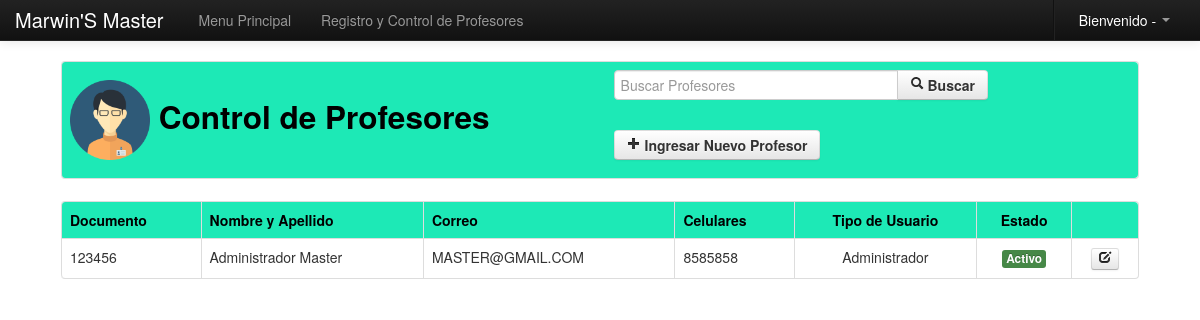
The page /Modulos/Profesor/index.php on the database its author committed.
### tables this page shows
CREATE TABLE IF NOT EXISTS `profesor` (
`id` int(11) NOT NULL,
  `nom` varchar(255) NOT NULL,
  `ape` varchar(255) NOT NULL,
  `doc` varchar(255) NOT NULL,
  `con` varchar(255) NOT NULL,
  `fecha` date NOT NULL,
  `dir` varchar(255) NOT NULL,
  `tel` varchar(255) NOT NULL,
  `cel` varchar(255) NOT NULL,
  `correo` varchar(255) NOT NULL,
  `especialidad` varchar(255) NOT NULL,
  `estado` varchar(255) NOT NULL,
  `tipo` varchar(255) NOT NULL
);

### Modulos/Profesor/index.php (the view, shortened to what this page needs)
<?php
	include_once "class/class.php";
	include_once "../funciones.php";
?>
<!DOCTYPE html>
<html lang="es">
  <head>
    <link href="../../css/bootstrap.css" rel="stylesheet">
    <link href="../../css/bootstrap-responsive.css" rel="stylesheet">
  </head>
  <body>
    <?php include_once "../../menu/m_profesor.php"; ?>
    <div align="center">
    	<table width="90%">
          <tr>
            <td>
            	<table class="table table-bordered">
                  <tr class="info">
                    <td>
                    	<div class="row-fluid">
                            <div class="span6">
                            	<h2 class="text-info">
                                    <img src="img/profesor.png" width="80" height="80">
                                    Control de Profesores
                                </h2>
                            </div>
                            <div class="span6">
                            	<form name="form1" method="post" action="">
                                	<div class="input-append">
                                	<input type="text" name="buscar" class="input-xlarge" autocomplete="off" autofocus placeholder="Buscar Profesores">
                                    <button type="submit" class="btn"><strong><i class="icon-search"></i> Buscar</strong></button>
                                    </div>
                          	    </form>
                                <a href="#nuevo" role="button" class="btn" data-toggle="modal">
                                	<strong><i class="icon-plus"></i> Ingresar Nuevo Profesor</strong>
                                </a>
                            </div>
                        </div>
                    </td>
                  </tr>
                </table>
            </td>
          </tr>
        </table>
        <table width="90%">
          <tr>
            <td>
            	<table class="table table-bordered table table-hover">
                  <tr class="info">
                    <td><strong class="text-info">Documento</strong></td>
                    <td><strong class="text-info">Nombre y Apellido</strong></td>
                    <td><strong class="text-info">Correo</strong></td>
                    <td><strong class="text-info">Celulares</strong></td>
                    <td><center><strong class="text-info">Tipo de Usuario</strong></center></td>
                    <td><center><strong class="text-info">Estado</strong></center></td>
                    <td>&nbsp;</td>
                  </tr>
                  <?php
						if(!empty($_POST['buscar'])){
							$buscar=limpiar($_POST['buscar']);
							$pa=mysql_query("SELECT * FROM profesor WHERE nom LIKE '%$buscar%' or ape LIKE '%$buscar%' or doc='$buscar'");
						}else{
							$pa=mysql_query("SELECT * FROM profesor");
						}
						while($row=mysql_fetch_array($pa)){
							if($row['tipo']=='a'){
								$tipo='Administrador';
							}else{
								$tipo='Profesor';
							}
				  ?>
                  <tr>
                    <td><?php echo $row['doc']; ?></td>
                    <td><?php echo $row['nom'].' '.$row['ape']; ?></td>
                    <td><?php echo $row['correo']; ?></td>
                    <td><?php echo $row['cel']; ?></td>
                    <td><center><?php echo $tipo; ?></center></td>
                    <td><center><?php echo estado($row['estado']); ?></center></td>
                    <td>
                    	<center>
                        	<a href="#a<?php echo $row['id']; ?>" title="Editar Profesor" role="button" class="btn btn-mini" data-toggle="modal">
                            	<i class="icon-edit"></i>
                            </a>
                        </center>
                    </td>
                  </tr>
                  <?php } ?>
                </table>
            </td>
          </tr>
        </table>
    </div>
  </body>
</html>

### Modulos/funciones.php (shortened to what this page needs)
<?php
	function estado($estado){
		if($estado=='s'){
			return '<span class="label label-success">Activo</span>';
		}else{
			return '<span class="label label-important">No Activo</span>';
		}
	}
?>

### Modulos/Profesor/index.php (style rules this page uses)
body { padding-top: 60px; padding-bottom: 40px; }

### rows shown on the page
profesor: doc "123456", nom "Administrador", ape "Master", correo "MASTER@GMAIL.COM", cel "8585858", tipo "Administrador", estado "Activo"
